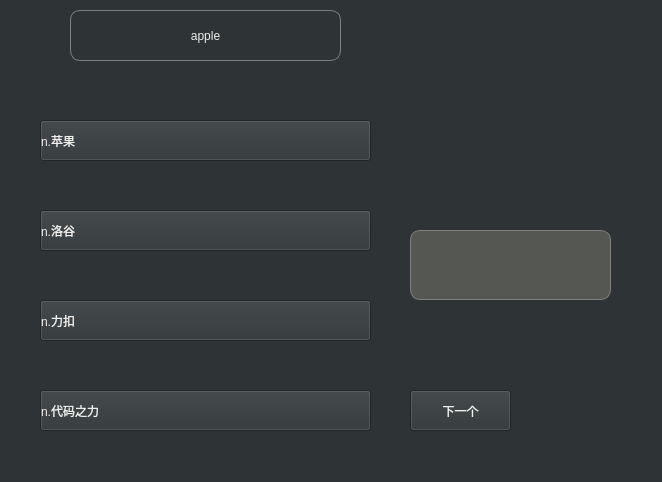
<?xml version="1.0" encoding="UTF-8"?>
<ui version="4.0">
 <class>Form1</class>
 <widget class="QWidget" name="Form1">
  <property name="geometry">
   <rect>
    <x>0</x>
    <y>0</y>
    <width>662</width>
    <height>482</height>
   </rect>
  </property>
  <property name="windowTitle">
   <string>Form</string>
  </property>
  <property name="styleSheet">
   <string notr="true">background-color: rgb(46, 52, 54);</string>
  </property>
  <widget class="QPushButton" name="btA">
   <property name="geometry">
    <rect>
     <x>40</x>
     <y>120</y>
     <width>331</width>
     <height>41</height>
    </rect>
   </property>
   <property name="whatsThis">
    <string>&lt;html&gt;&lt;head/&gt;&lt;body&gt;&lt;p&gt;&lt;br/&gt;&lt;/p&gt;&lt;/body&gt;&lt;/html&gt;</string>
   </property>
   <property name="styleSheet">
    <string notr="true">color: rgb(238, 238, 236);
text-align: left;</string>
   </property>
   <property name="text">
    <string>n.苹果</string>
   </property>
  </widget>
  <widget class="QPushButton" name="btB">
   <property name="geometry">
    <rect>
     <x>40</x>
     <y>210</y>
     <width>331</width>
     <height>41</height>
    </rect>
   </property>
   <property name="whatsThis">
    <string>&lt;html&gt;&lt;head/&gt;&lt;body&gt;&lt;p&gt;&lt;br/&gt;&lt;/p&gt;&lt;/body&gt;&lt;/html&gt;</string>
   </property>
   <property name="styleSheet">
    <string notr="true">color: rgb(238, 238, 236);
text-align: left;</string>
   </property>
   <property name="text">
    <string>n.洛谷</string>
   </property>
  </widget>
  <widget class="QPushButton" name="btC">
   <property name="geometry">
    <rect>
     <x>40</x>
     <y>300</y>
     <width>331</width>
     <height>41</height>
    </rect>
   </property>
   <property name="whatsThis">
    <string>&lt;html&gt;&lt;head/&gt;&lt;body&gt;&lt;p&gt;&lt;br/&gt;&lt;/p&gt;&lt;/body&gt;&lt;/html&gt;</string>
   </property>
   <property name="styleSheet">
    <string notr="true">color: rgb(238, 238, 236);
text-align: left;</string>
   </property>
   <property name="text">
    <string>n.力扣</string>
   </property>
  </widget>
  <widget class="QPushButton" name="btD">
   <property name="geometry">
    <rect>
     <x>40</x>
     <y>390</y>
     <width>331</width>
     <height>41</height>
    </rect>
   </property>
   <property name="whatsThis">
    <string>&lt;html&gt;&lt;head/&gt;&lt;body&gt;&lt;p&gt;&lt;br/&gt;&lt;/p&gt;&lt;/body&gt;&lt;/html&gt;</string>
   </property>
   <property name="styleSheet">
    <string notr="true">color: rgb(238, 238, 236);
text-align: left;</string>
   </property>
   <property name="text">
    <string>n.代码之力</string>
   </property>
  </widget>
  <widget class="QLabel" name="label">
   <property name="geometry">
    <rect>
     <x>70</x>
     <y>10</y>
     <width>271</width>
     <height>51</height>
    </rect>
   </property>
   <property name="styleSheet">
    <string notr="true">color: rgb(238, 238, 236);
border: 1px solid gray;/*设置边框的粗细，以及颜色*/
border-radius: 10px;   /*设置圆角的大小*/
font: 16pt &quot;Ubuntu&quot;;</string>
   </property>
   <property name="text">
    <string>apple</string>
   </property>
   <property name="alignment">
    <set>Qt::AlignCenter</set>
   </property>
  </widget>
  <widget class="QTextEdit" name="remark">
   <property name="geometry">
    <rect>
     <x>410</x>
     <y>230</y>
     <width>201</width>
     <height>70</height>
    </rect>
   </property>
   <property name="styleSheet">
    <string notr="true">background-color: rgb(85, 87, 83);
color: rgb(238, 238, 236);
font: 10pt &quot;Ubuntu&quot;;
border: 1px solid gray;
border-radius: 10px;
padding: 0 8px;
color: rgb(252, 233, 79);
font: 15pt &quot;Ubuntu&quot;;
selection-background-color: darkgray;</string>
   </property>
   <property name="html">
    <string>&lt;!DOCTYPE HTML PUBLIC &quot;-//W3C//DTD HTML 4.0//EN&quot; &quot;http://www.w3.org/TR/REC-html40/strict.dtd&quot;&gt;
&lt;html&gt;&lt;head&gt;&lt;meta name=&quot;qrichtext&quot; content=&quot;1&quot; /&gt;&lt;style type=&quot;text/css&quot;&gt;
p, li { white-space: pre-wrap; }
&lt;/style&gt;&lt;/head&gt;&lt;body style=&quot; font-family:'Ubuntu'; font-size:15pt; font-weight:400; font-style:normal;&quot;&gt;
&lt;p style=&quot;-qt-paragraph-type:empty; margin-top:0px; margin-bottom:0px; margin-left:0px; margin-right:0px; -qt-block-indent:0; text-indent:0px; font-size:10pt;&quot;&gt;&lt;br /&gt;&lt;/p&gt;&lt;/body&gt;&lt;/html&gt;</string>
   </property>
  </widget>
  <widget class="QPushButton" name="btn_next">
   <property name="geometry">
    <rect>
     <x>410</x>
     <y>390</y>
     <width>101</width>
     <height>41</height>
    </rect>
   </property>
   <property name="styleSheet">
    <string notr="true">color: rgb(238, 238, 236);
font: 15pt &quot;Ubuntu&quot;;</string>
   </property>
   <property name="text">
    <string>下一个</string>
   </property>
  </widget>
 </widget>
 <resources/>
 <connections/>
</ui>
